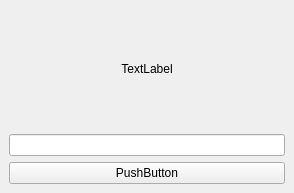
<?xml version="1.0" encoding="UTF-8"?>
<ui version="4.0">
 <class>MainWindow</class>
 <widget class="QMainWindow" name="MainWindow">
  <property name="geometry">
   <rect>
    <x>0</x>
    <y>0</y>
    <width>294</width>
    <height>193</height>
   </rect>
  </property>
  <property name="windowTitle">
   <string>MainWindow</string>
  </property>
  <widget class="QWidget" name="centralwidget">
   <layout class="QVBoxLayout" name="verticalLayout">
    <item>
     <widget class="QLabel" name="label">
      <property name="text">
       <string>TextLabel</string>
      </property>
      <property name="alignment">
       <set>Qt::AlignCenter</set>
      </property>
     </widget>
    </item>
    <item>
     <widget class="QLineEdit" name="lineEdit"/>
    </item>
    <item>
     <widget class="QPushButton" name="pushButton">
      <property name="text">
       <string>PushButton</string>
      </property>
     </widget>
    </item>
   </layout>
  </widget>
  <action name="set_text_to_label">
   <property name="text">
    <string>Set text to label</string>
   </property>
  </action>
 </widget>
 <resources/>
 <connections>
  <connection>
   <sender>pushButton</sender>
   <signal>clicked(bool)</signal>
   <receiver>set_text_to_label</receiver>
   <slot>trigger()</slot>
   <hints>
    <hint type="sourcelabel">
     <x>146</x>
     <y>172</y>
    </hint>
    <hint type="destinationlabel">
     <x>-1</x>
     <y>-1</y>
    </hint>
   </hints>
  </connection>
 </connections>
</ui>
